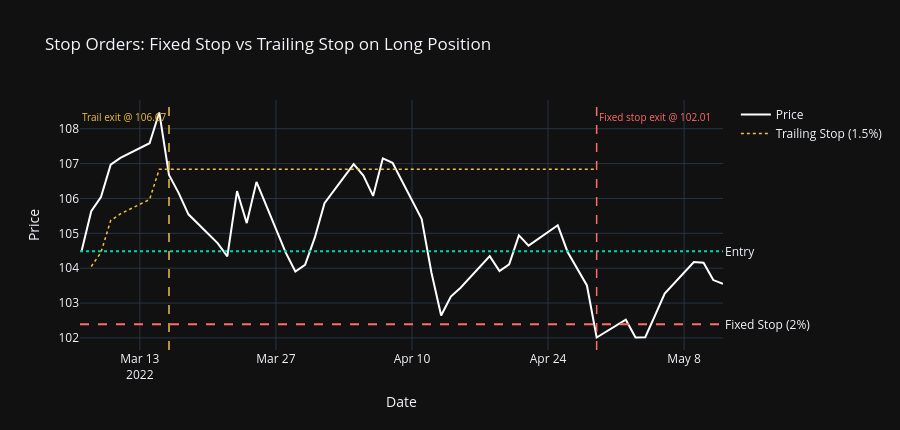

The cell this chart's notebook holds for it:
### Code cell
# ── 3b: Stop Order and Trailing Stop simulation ───────────────────────────────
# Enter long on a MA signal; manage risk with stop and trailing stop
ENTRY_SIGNAL_BAR = SLOW + 5   # enter after warmup
ENTRY_PRICE      = prices[ENTRY_SIGNAL_BAR]
STOP_OFFSET      = 0.02       # 2% stop-loss
TRAIL_OFFSET     = 0.015      # 1.5% trailing stop

fixed_stop   = ENTRY_PRICE * (1 - STOP_OFFSET)
trail_hwm    = ENTRY_PRICE
trail_stop   = trail_hwm * (1 - TRAIL_OFFSET)

fixed_exit_bar  = None
trail_exit_bar  = None
trail_stops     = []

for k in range(ENTRY_SIGNAL_BAR + 1, T):
    p = prices[k]
    # Update trailing stop HWM
    if p > trail_hwm:
        trail_hwm   = p
        trail_stop  = trail_hwm * (1 - TRAIL_OFFSET)
    trail_stops.append(trail_stop)

    if fixed_exit_bar is None and p < fixed_stop:
        fixed_exit_bar = k
    if trail_exit_bar is None and p < trail_stop:
        trail_exit_bar = k
    if fixed_exit_bar and trail_exit_bar:
        break

trail_stop_series = pd.Series(trail_stops,
    index=df.index[ENTRY_SIGNAL_BAR + 1 : ENTRY_SIGNAL_BAR + 1 + len(trail_stops)])

end_bar = max(fixed_exit_bar or T, trail_exit_bar or T) + 10
plot_slice = slice(ENTRY_SIGNAL_BAR, min(end_bar, T))
plot_prices = df['close'].iloc[plot_slice]

fig = go.Figure()
fig.add_trace(go.Scatter(x=plot_prices.index, y=plot_prices.values,
    mode='lines', name='Price', line=dict(color='white', width=2)))
fig.add_hline(y=ENTRY_PRICE, line_color='#00d4aa', line_dash='dot',
    annotation_text='Entry', annotation_position='right')
fig.add_hline(y=fixed_stop, line_color='#ff6b6b', line_dash='dash',
    annotation_text=f'Fixed Stop ({STOP_OFFSET:.0%})', annotation_position='right')
fig.add_trace(go.Scatter(
    x=trail_stop_series.index, y=trail_stop_series.values,
    mode='lines', name=f'Trailing Stop ({TRAIL_OFFSET:.1%})',
    line=dict(color='#f0c040', width=1.5, dash='dot')))

# Use add_shape + add_annotation to avoid Plotly's internal arithmetic on string timestamps
if trail_exit_bar:
    tx = df.index[trail_exit_bar]
    fig.add_shape(type='line', xref='x', yref='paper',
        x0=tx, x1=tx, y0=0, y1=1,
        line=dict(color='#f0c040', dash='dash', width=1.5))
    fig.add_annotation(x=tx, xref='x', yref='paper', y=0.97,
        text=f'Trail exit @ {prices[trail_exit_bar]:.2f}',
        showarrow=False, xanchor='right',
        font=dict(color='#f0c040', size=10))

if fixed_exit_bar:
    fx = df.index[fixed_exit_bar]
    fig.add_shape(type='line', xref='x', yref='paper',
        x0=fx, x1=fx, y0=0, y1=1,
        line=dict(color='#ff6b6b', dash='dash', width=1.5))
    fig.add_annotation(x=fx, xref='x', yref='paper', y=0.97,
        text=f'Fixed stop exit @ {prices[fixed_exit_bar]:.2f}',
        showarrow=False, xanchor='left',
        font=dict(color='#ff6b6b', size=10))

fig.update_layout(template='plotly_dark', height=430,
    title='Stop Orders: Fixed Stop vs Trailing Stop on Long Position',
    xaxis_title='Date', yaxis_title='Price')
fig.show()

if trail_exit_bar:
    t_ret = (prices[trail_exit_bar] - ENTRY_PRICE) / ENTRY_PRICE
    print(f'Trailing stop exit: +{t_ret:.2%} return, bar {trail_exit_bar - ENTRY_SIGNAL_BAR} after entry')
if fixed_exit_bar:
    f_ret = (prices[fixed_exit_bar] - ENTRY_PRICE) / ENTRY_PRICE
    print(f'Fixed stop exit   : {f_ret:.2%} return, bar {fixed_exit_bar - ENTRY_SIGNAL_BAR} after entry')

### Figure 1 — Plotly figure (JSON) as saved in the notebook; plotly's stock layout.template omitted (floating-point values rounded to 4 significant figures)
{"data": [{"line": {"color": "white", "width": 2}, "mode": "lines", "name": "Price", "type": "scatter", "x": ["2022-03-07T00:00:00", "2022-03-08T00:00:00", "2022-03-09T00:00:00", "2022-03-10T00:00:00", "2022-03-11T00:00:00", "2022-03-14T00:00:00", "2022-03-15T00:00:00", "2022-03-16T00:00:00", "2022-03-17T00:00:00", "2022-03-18T00:00:00", "2022-03-21T00:00:00", "2022-03-22T00:00:00", "2022-03-23T00:00:00", "2022-03-24T00:00:00", "2022-03-25T00:00:00", "2022-03-28T00:00:00", "2022-03-29T00:00:00", "2022-03-30T00:00:00", "2022-03-31T00:00:00", "2022-04-01T00:00:00", "2022-04-04T00:00:00", "2022-04-05T00:00:00", "2022-04-06T00:00:00", "2022-04-07T00:00:00", "2022-04-08T00:00:00", "2022-04-11T00:00:00", "2022-04-12T00:00:00", "2022-04-13T00:00:00", "2022-04-14T00:00:00", "2022-04-15T00:00:00", "2022-04-18T00:00:00", "2022-04-19T00:00:00", "2022-04-20T00:00:00", "2022-04-21T00:00:00", "2022-04-22T00:00:00", "2022-04-25T00:00:00", "2022-04-26T00:00:00", "2022-04-27T00:00:00", "2022-04-28T00:00:00", "2022-04-29T00:00:00", "2022-05-02T00:00:00", "2022-05-03T00:00:00", "2022-05-04T00:00:00", "2022-05-05T00:00:00", "2022-05-06T00:00:00", "2022-05-09T00:00:00", "2022-05-10T00:00:00", "2022-05-11T00:00:00", "2022-05-12T00:00:00"], "y": [104.5, 105.6, 106.0, 107.0, 107.2, 107.6, 108.5, 106.7, 106.2, 105.5, 104.7, 104.3, 106.2, 105.3, 106.5, 104.5, 103.9, 104.1, 104.9, 105.9, 107.0, 106.7, 106.1, 107.1, 107.0, 105.4, 103.9, 102.6, 103.2, 103.4, 104.3, 103.9, 104.1, 104.9, 104.6, 105.2, 104.5, 104.0, 103.5, 102.0, 102.5, 102.0, 102.0, 102.6, 103.3, 104.2, 104.2, 103.7, 103.6]}, {"line": {"color": "#f0c040", "dash": "dot", "width": 1.5}, "mode": "lines", "name": "Trailing Stop (1.5%)", "type": "scatter", "x": ["2022-03-08T00:00:00", "2022-03-09T00:00:00", "2022-03-10T00:00:00", "2022-03-11T00:00:00", "2022-03-14T00:00:00", "2022-03-15T00:00:00", "2022-03-16T00:00:00", "2022-03-17T00:00:00", "2022-03-18T00:00:00", "2022-03-21T00:00:00", "2022-03-22T00:00:00", "2022-03-23T00:00:00", "2022-03-24T00:00:00", "2022-03-25T00:00:00", "2022-03-28T00:00:00", "2022-03-29T00:00:00", "2022-03-30T00:00:00", "2022-03-31T00:00:00", "2022-04-01T00:00:00", "2022-04-04T00:00:00", "2022-04-05T00:00:00", "2022-04-06T00:00:00", "2022-04-07T00:00:00", "2022-04-08T00:00:00", "2022-04-11T00:00:00", "2022-04-12T00:00:00", "2022-04-13T00:00:00", "2022-04-14T00:00:00", "2022-04-15T00:00:00", "2022-04-18T00:00:00", "2022-04-19T00:00:00", "2022-04-20T00:00:00", "2022-04-21T00:00:00", "2022-04-22T00:00:00", "2022-04-25T00:00:00", "2022-04-26T00:00:00", "2022-04-27T00:00:00", "2022-04-28T00:00:00", "2022-04-29T00:00:00"], "y": [104.0, 104.5, 105.4, 105.6, 106.0, 106.8, 106.8, 106.8, 106.8, 106.8, 106.8, 106.8, 106.8, 106.8, 106.8, 106.8, 106.8, 106.8, 106.8, 106.8, 106.8, 106.8, 106.8, 106.8, 106.8, 106.8, 106.8, 106.8, 106.8, 106.8, 106.8, 106.8, 106.8, 106.8, 106.8, 106.8, 106.8, 106.8, 106.8]}], "layout": {"annotations": [{"showarrow": false, "text": "Entry", "x": 1, "xanchor": "left", "xref": "x domain", "y": 104.5, "yanchor": "middle", "yref": "y"}, {"showarrow": false, "text": "Fixed Stop (2%)", "x": 1, "xanchor": "left", "xref": "x domain", "y": 102.4, "yanchor": "middle", "yref": "y"}, {"font": {"color": "#f0c040", "size": 10}, "showarrow": false, "text": "Trail exit @ 106.67", "x": "2022-03-16T00:00:00", "xanchor": "right", "xref": "x", "y": 0.97, "yref": "paper"}, {"font": {"color": "#ff6b6b", "size": 10}, "showarrow": false, "text": "Fixed stop exit @ 102.01", "x": "2022-04-29T00:00:00", "xanchor": "left", "xref": "x", "y": 0.97, "yref": "paper"}], "height": 430, "shapes": [{"line": {"color": "#00d4aa", "dash": "dot"}, "type": "line", "x0": 0, "x1": 1, "xref": "x domain", "y0": 104.5, "y1": 104.5, "yref": "y"}, {"line": {"color": "#ff6b6b", "dash": "dash"}, "type": "line", "x0": 0, "x1": 1, "xref": "x domain", "y0": 102.4, "y1": 102.4, "yref": "y"}, {"line": {"color": "#f0c040", "dash": "dash", "width": 1.5}, "type": "line", "x0": "2022-03-16T00:00:00", "x1": "2022-03-16T00:00:00", "xref": "x", "y0": 0, "y1": 1, "yref": "paper"}, {"line": {"color": "#ff6b6b", "dash": "dash", "width": 1.5}, "type": "line", "x0": "2022-04-29T00:00:00", "x1": "2022-04-29T00:00:00", "xref": "x", "y0": 0, "y1": 1, "yref": "paper"}], "title": {"text": "Stop Orders: Fixed Stop vs Trailing Stop on Long Position"}, "xaxis": {"title": {"text": "Date"}}, "yaxis": {"title": {"text": "Price"}}}}
